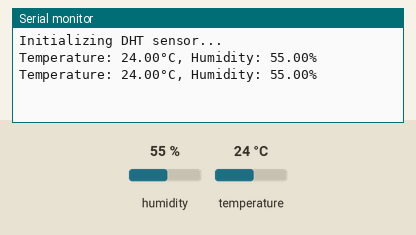
Recording of a program running on a simulated ESP32. Shown: the last lines printed to the serial monitor. Inputs (shaded band) come from the test bench; at power-on: humidity 55 %, temperature 24 °C.

Above: at 2.8 s.
2.9 s: humidity set to 22 %
At 5.2 s:
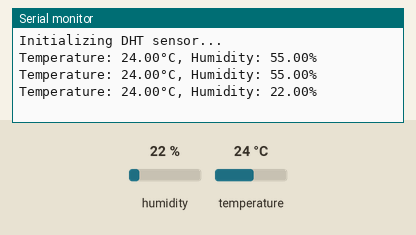
5.6 s: temperature set to 12 °C
At 6.9 s:
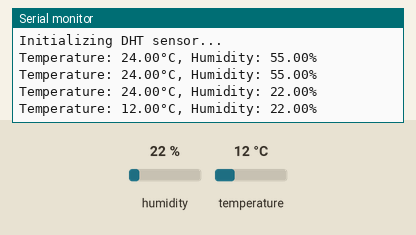
8.3 s: humidity set to 40 %
At 11.5 s:
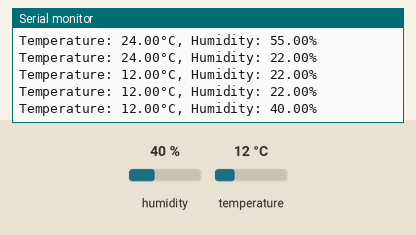
Timing chart, 0 to 13.0 s (numbered marks = the images above; inputs shaded):
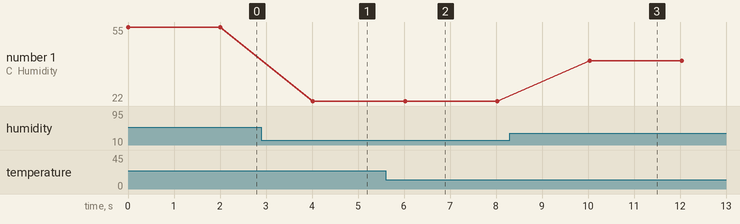

Measured:
- after the input at 2.9 s, the serial monitor: prints a new line after 1.1 s (image 1)
- after the input at 5.6 s, the serial monitor: prints a new line after 0.42 s (image 2)
- after the input at 8.3 s, the serial monitor: prints a new line after 1.7 s (image 3)
- plotted number 1: 55 → 22 after the input at 2.9 s, 22 → 40 after the input at 8.3 s

The program:

main.cpp
```cpp
#include "Arduino.h"
#include "DHT.h"

// Pin to which the DHT sensor is connected
#define DHTPIN 16  // GPIO16

// Specify the DHT model being used (DHT22 or DHT11)
#define DHTTYPE DHT22  // Change to DHT11 if using DHT11

DHT dht(DHTPIN, DHTTYPE);

void setup() {
  Serial.begin(115200);  // Use 115200 baud rate for serial communication
  Serial.println("Initializing DHT sensor...");
  dht.begin();
}

void loop() {
  // Read temperature and humidity values
  float humidity = dht.readHumidity();
  float temperature = dht.readTemperature();

  // If reading failed, print an error message
  if (isnan(humidity) || isnan(temperature)) {
    Serial.println("Failed to read from DHT sensor!");
    return;
  }

  // Print the results to the serial monitor
  Serial.print("Temperature: ");
  Serial.print(temperature);
  Serial.print("°C, Humidity: ");
  Serial.print(humidity);
  Serial.println("%");

  // Delay for 2 seconds before the next reading
  delay(2000);
}
```
